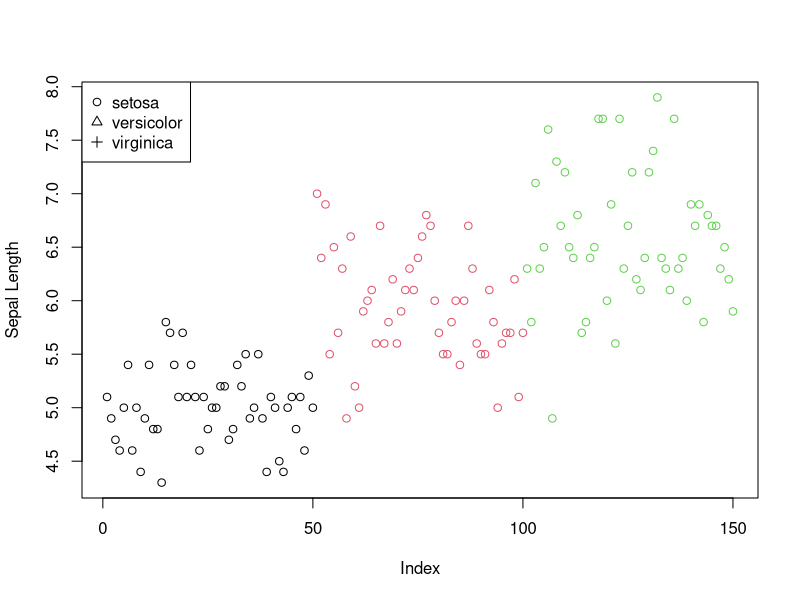
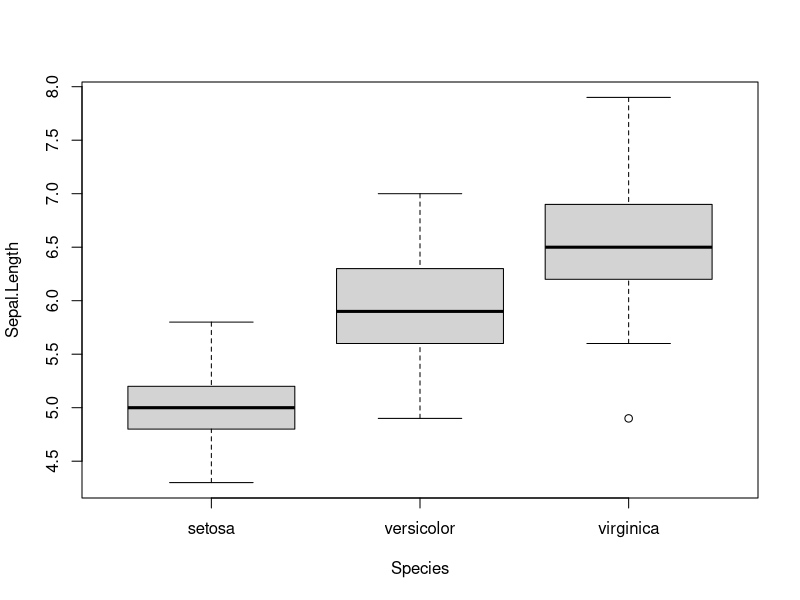

These figures' R source, in order:
# STAT295
#Revision

a <- 1+1
a
1:100

now <- Sys.time()
now
mil <- 10000000
now-mil
class(now)

#install.packages(c("devtools", "roxygen2", "testthat", "pkgdown","purr"))
# usethis::use_git_config(
#   user.name='boltainn',
#   user.email='tureonder@gmail.com'
# )
# usethis::create_github_token()
# gitcreds::gitcreds_set()
# 
# getwd()

data(iris)
str(iris)
summary(iris)
table(iris$Species)

Stats <- aggregate(Sepal.Length ~Species, data=iris,mean)
Stats

#Visualization

plot(iris$Sepal.Length, col=as.numeric(iris$Species),ylab = "Sepal Length")
legend("topleft", legend = levels(iris$Species),pch=1:3)

boxplot(Sepal.Length ~ Species, data =iris)

